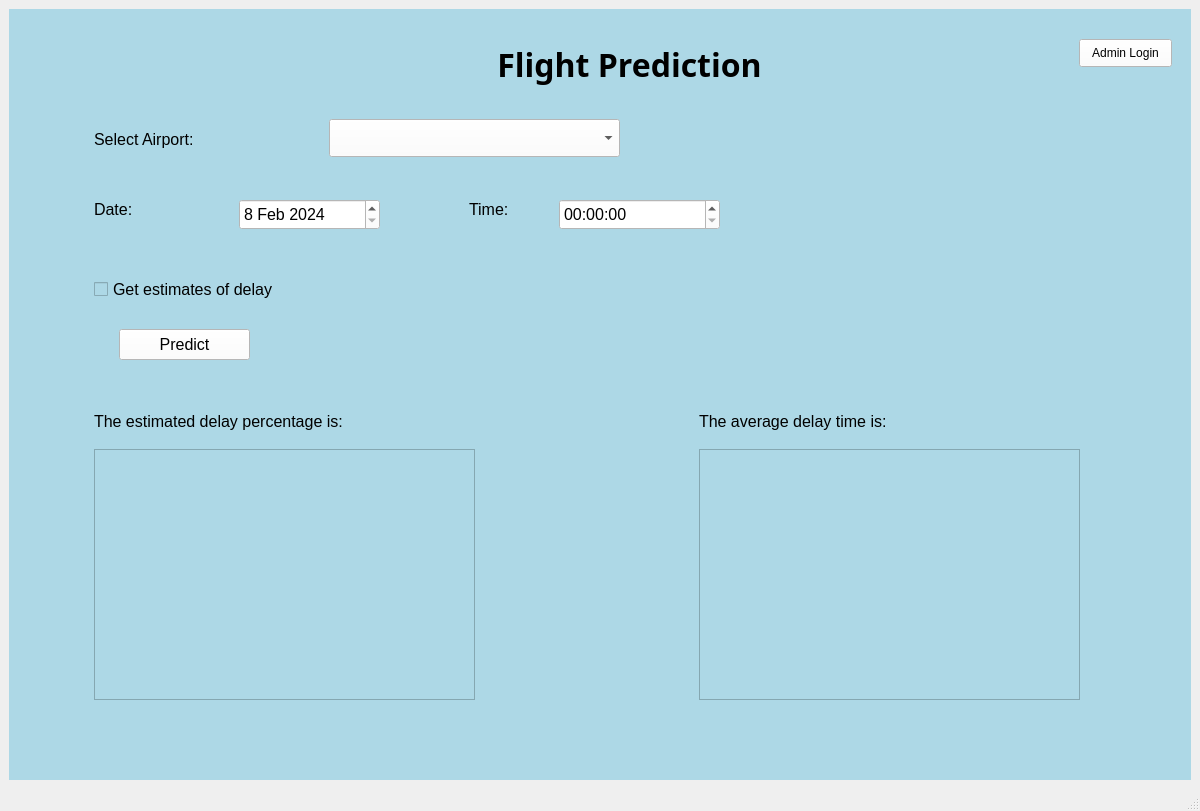
<?xml version="1.0" encoding="UTF-8"?>
<ui version="4.0">
 <class>MainWindow</class>
 <widget class="QMainWindow" name="MainWindow">
  <property name="geometry">
   <rect>
    <x>0</x>
    <y>0</y>
    <width>1200</width>
    <height>811</height>
   </rect>
  </property>
  <property name="windowTitle">
   <string>MainWindow</string>
  </property>
  <widget class="QWidget" name="centralwidget">
   <layout class="QVBoxLayout" name="verticalLayout">
    <item>
     <widget class="QStackedWidget" name="stacked_widget">
      <property name="autoFillBackground">
       <bool>false</bool>
      </property>
      <property name="styleSheet">
       <string notr="true">background-color:lightblue;</string>
      </property>
      <widget class="QWidget" name="main_page">
       <property name="styleSheet">
        <string notr="true">background-color: lightblue;</string>
       </property>
       <widget class="QPushButton" name="admin_login_btn">
        <property name="geometry">
         <rect>
          <x>1070</x>
          <y>30</y>
          <width>93</width>
          <height>28</height>
         </rect>
        </property>
        <property name="styleSheet">
         <string notr="true">background-color: white</string>
        </property>
        <property name="text">
         <string>Admin Login</string>
        </property>
       </widget>
       <widget class="QLabel" name="main_page_lb">
        <property name="geometry">
         <rect>
          <x>480</x>
          <y>30</y>
          <width>281</width>
          <height>51</height>
         </rect>
        </property>
        <property name="font">
         <font>
          <family>Franklin Gothic Demi Cond</family>
          <pointsize>24</pointsize>
          <weight>75</weight>
          <bold>true</bold>
          <underline>false</underline>
         </font>
        </property>
        <property name="text">
         <string>Flight Prediction</string>
        </property>
        <property name="alignment">
         <set>Qt::AlignCenter</set>
        </property>
       </widget>
       <widget class="QDateEdit" name="DateSelection">
        <property name="geometry">
         <rect>
          <x>230</x>
          <y>190</y>
          <width>141</width>
          <height>31</height>
         </rect>
        </property>
        <property name="font">
         <font>
          <pointsize>12</pointsize>
         </font>
        </property>
        <property name="styleSheet">
         <string notr="true">background-color: white;</string>
        </property>
        <property name="maximumDate">
         <date>
          <year>2025</year>
          <month>2</month>
          <day>8</day>
         </date>
        </property>
        <property name="minimumDate">
         <date>
          <year>2024</year>
          <month>2</month>
          <day>8</day>
         </date>
        </property>
        <property name="calendarPopup">
         <bool>false</bool>
        </property>
       </widget>
       <widget class="QComboBox" name="AirportSelection">
        <property name="geometry">
         <rect>
          <x>320</x>
          <y>110</y>
          <width>291</width>
          <height>38</height>
         </rect>
        </property>
        <property name="font">
         <font>
          <pointsize>12</pointsize>
         </font>
        </property>
        <property name="styleSheet">
         <string notr="true">background-color: white;</string>
        </property>
       </widget>
       <widget class="QLabel" name="label_5">
        <property name="geometry">
         <rect>
          <x>85</x>
          <y>400</y>
          <width>313</width>
          <height>24</height>
         </rect>
        </property>
        <property name="font">
         <font>
          <pointsize>12</pointsize>
         </font>
        </property>
        <property name="text">
         <string>The estimated delay percentage is:</string>
        </property>
       </widget>
       <widget class="QLabel" name="label_3">
        <property name="geometry">
         <rect>
          <x>460</x>
          <y>190</y>
          <width>141</width>
          <height>21</height>
         </rect>
        </property>
        <property name="font">
         <font>
          <pointsize>12</pointsize>
         </font>
        </property>
        <property name="text">
         <string>Time:</string>
        </property>
       </widget>
       <widget class="QLabel" name="label">
        <property name="geometry">
         <rect>
          <x>85</x>
          <y>120</y>
          <width>141</width>
          <height>21</height>
         </rect>
        </property>
        <property name="font">
         <font>
          <pointsize>12</pointsize>
         </font>
        </property>
        <property name="text">
         <string>Select Airport:</string>
        </property>
       </widget>
       <widget class="QTimeEdit" name="TimeSelection">
        <property name="geometry">
         <rect>
          <x>550</x>
          <y>190</y>
          <width>161</width>
          <height>31</height>
         </rect>
        </property>
        <property name="font">
         <font>
          <pointsize>12</pointsize>
         </font>
        </property>
        <property name="styleSheet">
         <string notr="true">background-color: white;</string>
        </property>
        <property name="currentSection">
         <enum>QDateTimeEdit::MinuteSection</enum>
        </property>
       </widget>
       <widget class="QTextBrowser" name="prob_delay_result">
        <property name="geometry">
         <rect>
          <x>85</x>
          <y>440</y>
          <width>381</width>
          <height>251</height>
         </rect>
        </property>
        <property name="font">
         <font>
          <pointsize>12</pointsize>
         </font>
        </property>
        <property name="html">
         <string>&lt;!DOCTYPE HTML PUBLIC &quot;-//W3C//DTD HTML 4.0//EN&quot; &quot;http://www.w3.org/TR/REC-html40/strict.dtd&quot;&gt;
&lt;html&gt;&lt;head&gt;&lt;meta name=&quot;qrichtext&quot; content=&quot;1&quot; /&gt;&lt;style type=&quot;text/css&quot;&gt;
p, li { white-space: pre-wrap; }
&lt;/style&gt;&lt;/head&gt;&lt;body style=&quot; font-family:'MS Shell Dlg 2'; font-size:12pt; font-weight:400; font-style:normal;&quot;&gt;
&lt;p style=&quot;-qt-paragraph-type:empty; margin-top:0px; margin-bottom:0px; margin-left:0px; margin-right:0px; -qt-block-indent:0; text-indent:0px; font-size:7.8pt;&quot;&gt;&lt;br /&gt;&lt;/p&gt;&lt;/body&gt;&lt;/html&gt;</string>
        </property>
       </widget>
       <widget class="QLabel" name="label_2">
        <property name="geometry">
         <rect>
          <x>85</x>
          <y>190</y>
          <width>141</width>
          <height>21</height>
         </rect>
        </property>
        <property name="font">
         <font>
          <pointsize>12</pointsize>
         </font>
        </property>
        <property name="text">
         <string>Date:</string>
        </property>
       </widget>
       <widget class="QPushButton" name="PredictButton">
        <property name="geometry">
         <rect>
          <x>110</x>
          <y>320</y>
          <width>131</width>
          <height>31</height>
         </rect>
        </property>
        <property name="font">
         <font>
          <pointsize>12</pointsize>
         </font>
        </property>
        <property name="styleSheet">
         <string notr="true">background-color:white;</string>
        </property>
        <property name="text">
         <string>Predict</string>
        </property>
       </widget>
       <widget class="QLabel" name="label_6">
        <property name="geometry">
         <rect>
          <x>690</x>
          <y>400</y>
          <width>313</width>
          <height>24</height>
         </rect>
        </property>
        <property name="font">
         <font>
          <pointsize>12</pointsize>
         </font>
        </property>
        <property name="text">
         <string>The average delay time is:</string>
        </property>
       </widget>
       <widget class="QCheckBox" name="EstimateCheckBox">
        <property name="geometry">
         <rect>
          <x>85</x>
          <y>270</y>
          <width>301</width>
          <height>20</height>
         </rect>
        </property>
        <property name="font">
         <font>
          <pointsize>12</pointsize>
         </font>
        </property>
        <property name="text">
         <string>Get estimates of delay</string>
        </property>
       </widget>
       <widget class="QTextBrowser" name="avg_delay_result">
        <property name="geometry">
         <rect>
          <x>690</x>
          <y>440</y>
          <width>381</width>
          <height>251</height>
         </rect>
        </property>
        <property name="font">
         <font>
          <pointsize>12</pointsize>
         </font>
        </property>
        <property name="html">
         <string>&lt;!DOCTYPE HTML PUBLIC &quot;-//W3C//DTD HTML 4.0//EN&quot; &quot;http://www.w3.org/TR/REC-html40/strict.dtd&quot;&gt;
&lt;html&gt;&lt;head&gt;&lt;meta name=&quot;qrichtext&quot; content=&quot;1&quot; /&gt;&lt;style type=&quot;text/css&quot;&gt;
p, li { white-space: pre-wrap; }
&lt;/style&gt;&lt;/head&gt;&lt;body style=&quot; font-family:'MS Shell Dlg 2'; font-size:12pt; font-weight:400; font-style:normal;&quot;&gt;
&lt;p style=&quot;-qt-paragraph-type:empty; margin-top:0px; margin-bottom:0px; margin-left:0px; margin-right:0px; -qt-block-indent:0; text-indent:0px; font-size:7.8pt;&quot;&gt;&lt;br /&gt;&lt;/p&gt;&lt;/body&gt;&lt;/html&gt;</string>
        </property>
       </widget>
      </widget>
      <widget class="QWidget" name="page_2">
       <property name="font">
        <font>
         <pointsize>6</pointsize>
        </font>
       </property>
       <property name="styleSheet">
        <string notr="true">background-color: lightblue;</string>
       </property>
       <widget class="QLabel" name="login_page_lb">
        <property name="geometry">
         <rect>
          <x>480</x>
          <y>30</y>
          <width>281</width>
          <height>51</height>
         </rect>
        </property>
        <property name="font">
         <font>
          <family>Franklin Gothic Demi Cond</family>
          <pointsize>24</pointsize>
          <weight>75</weight>
          <bold>true</bold>
          <underline>false</underline>
         </font>
        </property>
        <property name="text">
         <string>Admin Login</string>
        </property>
        <property name="alignment">
         <set>Qt::AlignCenter</set>
        </property>
       </widget>
       <widget class="QPushButton" name="main_page_btn">
        <property name="geometry">
         <rect>
          <x>1042</x>
          <y>30</y>
          <width>120</width>
          <height>28</height>
         </rect>
        </property>
        <property name="styleSheet">
         <string notr="true">background-color: white</string>
        </property>
        <property name="text">
         <string>Back to Main Page</string>
        </property>
       </widget>
       <widget class="QLabel" name="login_lb">
        <property name="geometry">
         <rect>
          <x>490</x>
          <y>210</y>
          <width>221</width>
          <height>41</height>
         </rect>
        </property>
        <property name="font">
         <font>
          <pointsize>12</pointsize>
         </font>
        </property>
        <property name="text">
         <string>Please enter password:</string>
        </property>
       </widget>
       <widget class="QLineEdit" name="password_input">
        <property name="geometry">
         <rect>
          <x>490</x>
          <y>260</y>
          <width>301</width>
          <height>31</height>
         </rect>
        </property>
        <property name="styleSheet">
         <string notr="true">background-color:white;</string>
        </property>
       </widget>
       <widget class="QPushButton" name="login_btn">
        <property name="geometry">
         <rect>
          <x>710</x>
          <y>220</y>
          <width>71</width>
          <height>31</height>
         </rect>
        </property>
        <property name="text">
         <string>Login</string>
        </property>
       </widget>
       <widget class="QLabel" name="error_msg_lb">
        <property name="geometry">
         <rect>
          <x>450</x>
          <y>290</y>
          <width>391</width>
          <height>31</height>
         </rect>
        </property>
        <property name="font">
         <font>
          <pointsize>10</pointsize>
         </font>
        </property>
        <property name="text">
         <string>Invalid password, please try again.</string>
        </property>
        <property name="alignment">
         <set>Qt::AlignCenter</set>
        </property>
       </widget>
      </widget>
      <widget class="QWidget" name="page_3">
       <widget class="QLabel" name="admin_page_lb">
        <property name="geometry">
         <rect>
          <x>490</x>
          <y>30</y>
          <width>281</width>
          <height>51</height>
         </rect>
        </property>
        <property name="font">
         <font>
          <family>Franklin Gothic Demi Cond</family>
          <pointsize>24</pointsize>
          <weight>75</weight>
          <bold>true</bold>
          <underline>false</underline>
         </font>
        </property>
        <property name="text">
         <string>Admin Page</string>
        </property>
        <property name="alignment">
         <set>Qt::AlignCenter</set>
        </property>
       </widget>
       <widget class="QPushButton" name="upload_btn">
        <property name="geometry">
         <rect>
          <x>100</x>
          <y>170</y>
          <width>93</width>
          <height>28</height>
         </rect>
        </property>
        <property name="font">
         <font>
          <pointsize>12</pointsize>
         </font>
        </property>
        <property name="styleSheet">
         <string notr="true">background-color:white;</string>
        </property>
        <property name="text">
         <string>Upload</string>
        </property>
       </widget>
       <widget class="QLabel" name="file_lb">
        <property name="geometry">
         <rect>
          <x>100</x>
          <y>220</y>
          <width>411</width>
          <height>51</height>
         </rect>
        </property>
        <property name="font">
         <font>
          <pointsize>13</pointsize>
         </font>
        </property>
        <property name="text">
         <string/>
        </property>
       </widget>
       <widget class="QLabel" name="mod_title_lb">
        <property name="geometry">
         <rect>
          <x>100</x>
          <y>330</y>
          <width>311</width>
          <height>21</height>
         </rect>
        </property>
        <property name="font">
         <font>
          <pointsize>12</pointsize>
         </font>
        </property>
        <property name="text">
         <string>New Model Information</string>
        </property>
       </widget>
       <widget class="QLabel" name="new_mod_lb">
        <property name="geometry">
         <rect>
          <x>120</x>
          <y>360</y>
          <width>351</width>
          <height>181</height>
         </rect>
        </property>
        <property name="text">
         <string>TextLabel</string>
        </property>
       </widget>
       <widget class="QDialogButtonBox" name="option_btn">
        <property name="geometry">
         <rect>
          <x>290</x>
          <y>610</y>
          <width>193</width>
          <height>28</height>
         </rect>
        </property>
        <property name="standardButtons">
         <set>QDialogButtonBox::No|QDialogButtonBox::Yes</set>
        </property>
       </widget>
       <widget class="QLabel" name="retrain_optionlb">
        <property name="geometry">
         <rect>
          <x>120</x>
          <y>560</y>
          <width>371</width>
          <height>31</height>
         </rect>
        </property>
        <property name="text">
         <string>TextLabel</string>
        </property>
       </widget>
       <widget class="QLabel" name="refit_lb">
        <property name="geometry">
         <rect>
          <x>110</x>
          <y>660</y>
          <width>261</width>
          <height>16</height>
         </rect>
        </property>
        <property name="text">
         <string>TextLabel</string>
        </property>
       </widget>
       <widget class="QLabel" name="label_4">
        <property name="geometry">
         <rect>
          <x>770</x>
          <y>210</y>
          <width>231</width>
          <height>131</height>
         </rect>
        </property>
        <property name="text">
         <string>Add start and end years</string>
        </property>
       </widget>
      </widget>
     </widget>
    </item>
   </layout>
  </widget>
  <widget class="QMenuBar" name="menubar">
   <property name="geometry">
    <rect>
     <x>0</x>
     <y>0</y>
     <width>1200</width>
     <height>26</height>
    </rect>
   </property>
  </widget>
  <widget class="QStatusBar" name="statusbar"/>
 </widget>
 <resources/>
 <connections/>
</ui>
